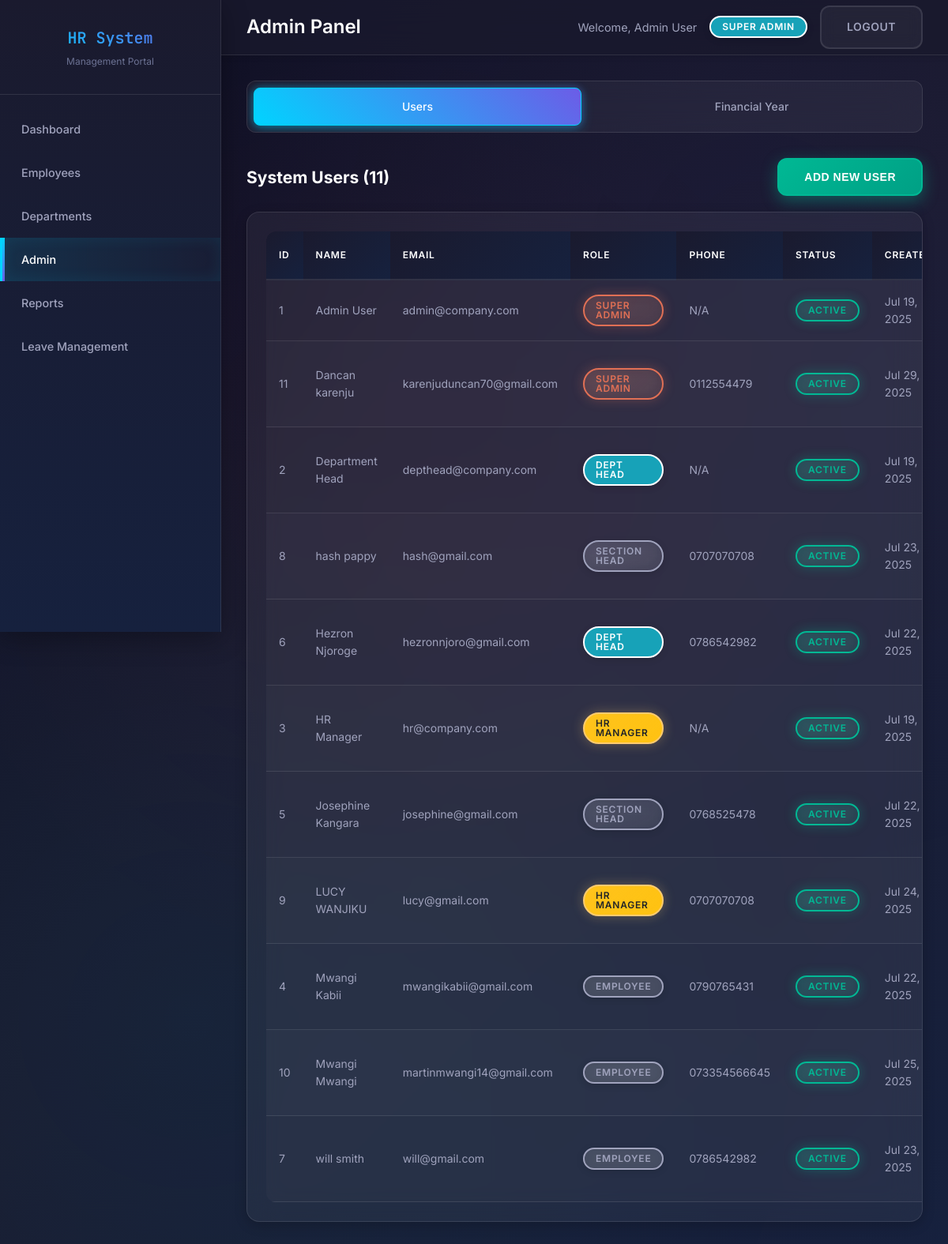
/admin.php (signed in), run on the app's committed database.
### tables this page shows
CREATE TABLE `users` (
  `id` int(50) NOT NULL,
  `email` varchar(255) DEFAULT NULL,
  `first_name` varchar(100) DEFAULT NULL,
  `last_name` varchar(100) DEFAULT NULL,
  `gender` varchar(10) NOT NULL,
  `password` varchar(255) DEFAULT NULL,
  `role` enum('bod_chairman','super_admin','hr_manager','dept_head','section_head','manager','employee','managing_director') DEFAULT 'employee',
  `phone` varchar(20) DEFAULT NULL,
  `address` text DEFAULT NULL,
  `profile_image_url` varchar(500) DEFAULT NULL,
  `created_at` timestamp NOT NULL DEFAULT current_timestamp(),
  `updated_at` timestamp NOT NULL DEFAULT current_timestamp() ON UPDATE current_timestamp(),
  `employee_id` varchar(11) DEFAULT NULL
);

### admin.php (the view, shortened to what this page needs)
<?php
$tab = isset($_GET['tab']) ? sanitizeInput($_GET['tab']) : 'users';
$user = [
    'first_name' => isset($_SESSION['user_name']) ? explode(' ', $_SESSION['user_name'])[0] : 'User',
    'last_name' => isset($_SESSION['user_name']) ? (explode(' ', $_SESSION['user_name'])[1] ?? '') : '',
    'role' => $_SESSION['user_role'] ?? 'guest',
    'id' => $_SESSION['user_id']
];
function hasPermission($requiredRole) {
    $userRole = $_SESSION['user_role'] ?? 'guest';
    $roles = [
        'managing_director' => 6,
        'super_admin' => 5,
        'hr_manager' => 4,
        'dept_head' => 3,
        'section_head' => 2,
        'manager' => 1,
        'employee' => 0
    ];
    $userLevel = $roles[$userRole] ?? 0;
    $requiredLevel = $roles[$requiredRole] ?? 0;
    return $userLevel >= $requiredLevel;
}
function formatDate($date) {
    return date('M d, Y', strtotime($date));
}
$mysqli = getConnection();
$result = $mysqli->query("SELECT * FROM users ORDER BY first_name, last_name");
$users = $result ? $result->fetch_all(MYSQLI_ASSOC) : [];
function getRoleBadge($role) {
    switch($role) {
        case 'super_admin': return 'badge-danger';
        case 'hr_manager': return 'badge-warning';
        case 'dept_head': return 'badge-info';
        case 'section_head': return 'badge-secondary';
        default: return 'badge-light';
    }
}
?>
<!DOCTYPE html>
<html lang="en">
<head>
    <link rel="stylesheet" href="style.css">
</head>
<body>
    <div class="container">
        <div class="sidebar">
            <div class="sidebar-brand">
                <h1>HR System</h1>
                <p>Management Portal</p>
            </div>
            <nav class="nav">
                <ul>
                    <li><a href="dashboard.php">Dashboard</a></li>
                    <li><a href="employees.php">Employees</a></li>
                    <?php if (hasPermission('hr_manager')): ?>
                    <li><a href="departments.php">Departments</a></li>
                    <?php endif; ?>
                    <?php if (hasPermission('super_admin') || hasPermission('hr_manager')): ?>
                    <li><a href="admin.php" class="active">Admin</a></li>
                    <?php endif; ?>
                    <?php if (hasPermission('hr_manager')): ?>
                    <li><a href="reports.php">Reports</a></li>
                    <?php endif; ?>
                    <?php if (hasPermission('hr_manager') || hasPermission('super_admin') || hasPermission('dept_head')): ?>
                    <li><a href="leave_management.php">Leave Management</a></li>
                    <?php endif; ?>
                </ul>
            </nav>
        </div>
        <div class="main-content">
            <div class="header">
                <h1>Admin Panel</h1>
                <div class="user-info">
                    <span>Welcome, <?php echo htmlspecialchars($user['first_name'] . ' ' . $user['last_name']); ?></span>
                    <span class="badge badge-info"><?php echo ucwords(str_replace('_', ' ', $user['role'])); ?></span>
                    <a href="logout.php" class="btn btn-secondary">Logout</a>
                </div>
            </div>
            <div class="content">
                <div class="leave-tabs">
                    <?php if (in_array($user['role'], ['super_admin'])): ?>
                    <a href="admin.php?tab=users" class="leave-tab <?php echo $tab === 'users' ? 'active' : ''; ?>">Users</a>
                    <?php endif; ?>
                    <a href="admin.php?tab=financial" class="leave-tab <?php echo $tab === 'financial' ? 'active' : ''; ?>">Financial Year</a>
                                </div>
                <?php if ($tab === 'users'): ?>
                <div style="display: flex; justify-content: space-between; align-items: center; margin-bottom: 20px;">
                    <h2>System Users (<?php echo count($users); ?>)</h2>
                    <button onclick="showAddUserModal()" class="btn btn-success">Add New User</button>
                </div>
                <div class="table-container">
                    <table class="table">
                        <thead>
                            <tr>
                                <th>ID</th>
                                <th>Name</th>
                                <th>Email</th>
                                <th>Role</th>
                                <th>Phone</th>
                                <th>Status</th>
                                <th>Created</th>
                            </tr>
                        </thead>
                        <tbody>
                            <?php if (empty($users)): ?>
                                <tr>
                                    <td colspan="8" class="text-center">No users found</td>
                                </tr>
                            <?php else: ?>
                                <?php foreach ($users as $user_row): ?>
                                <tr>
                                    <td><?php echo $user_row['id']; ?></td>
                                    <td><?php echo htmlspecialchars($user_row['first_name'] . ' ' . $user_row['last_name']); ?></td>
                                    <td><?php echo htmlspecialchars($user_row['email']); ?></td>
                                    <td>
                                        <span class="badge <?php echo getRoleBadge($user_row['role']); ?>">
                                            <?php echo ucwords(str_replace('_', ' ', $user_row['role'])); ?>
                                        </span>
                                    </td>
                                    <td><?php echo htmlspecialchars($user_row['phone'] ?? 'N/A'); ?></td>
                                    <td>
                                        <span class="badge badge-success">Active</span>
                                    </td>
                                    <td><?php echo formatDate($user_row['created_at']); ?></td>
                                </tr>
                                <?php endforeach; ?>
                            <?php endif; ?>
                        </tbody>
                    </table>
                </div>
                <?php endif; ?>
            </div>
        </div>
    </div>
</body>
</html>

### data on the page
users: first_name+last_name "Admin User", role "SUPER ADMIN", id "1", email "admin@company.com", phone "N/A", created_at "Jul 19, 2025"
users: id "11", first_name+last_name "Dancan karenju", email "karenjuduncan70@gmail.com", role "SUPER ADMIN", phone "0112554479", created_at "Jul 29, 2025"
users: id "2", first_name+last_name "Department Head", email "depthead@company.com", role "DEPT HEAD", phone "N/A", created_at "Jul 19, 2025"
users: id "8", first_name+last_name "hash pappy", email "hash@gmail.com", role "SECTION HEAD", phone "0707070708", created_at "Jul 23, 2025"
users: id "6", first_name+last_name "Hezron Njoroge", email "hezronnjoro@gmail.com", role "DEPT HEAD", phone "0786542982", created_at "Jul 22, 2025"
users: id "3", first_name+last_name "HR Manager", email "hr@company.com", role "HR MANAGER", phone "N/A", created_at "Jul 19, 2025"
users: id "5", first_name+last_name "Josephine Kangara", email "josephine@gmail.com", role "SECTION HEAD", phone "0768525478", created_at "Jul 22, 2025"
users: id "9", first_name+last_name "LUCY WANJIKU", email "lucy@gmail.com", role "HR MANAGER", phone "0707070708", created_at "Jul 24, 2025"
users: id "4", first_name+last_name "Mwangi Kabii", email "mwangikabii@gmail.com", role "EMPLOYEE", phone "0790765431", created_at "Jul 22, 2025"
users: id "10", first_name+last_name "Mwangi Mwangi", email "martinmwangi14@gmail.com", role "EMPLOYEE", phone "073354566645", created_at "Jul 25, 2025"
users: id "7", first_name+last_name "will smith", email "will@gmail.com", role "EMPLOYEE", phone "0786542982", created_at "Jul 23, 2025"

### other printed values
count($users) "11"
